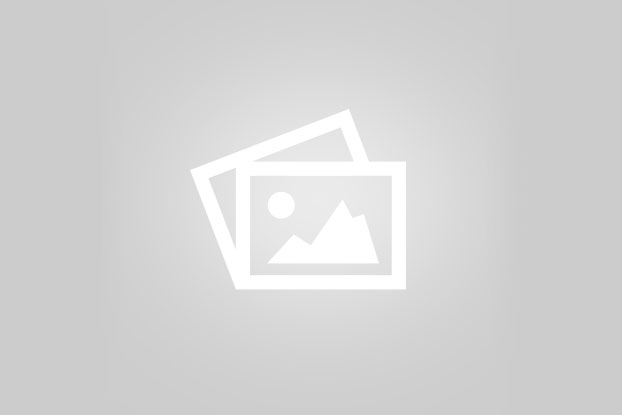
#> input picture apps/app-template/flutter_mixed/images/default.jpg, 622 x 415 px
$ python autoExportAppIcon.py ../../../../../apps/app-template/flutter_mixed/images/default.jpg   (older library calls are emulated)
#> lines starting #> are read from the running program, lines starting #| are printed output that depends on the picture
#!/usr/bin/env python
# coding: utf-8

import sys
import os

try:
    from PIL import Image
except:
    print ('\033[31m' + '缺少Image模块，正在安装Image模块，请等待...' + '\033[0m')
    success = os.system('python -m pip install Image')
    if success == 0:
      print('\033[7;32m' + 'Image模块安装成功.' + '\033[0m')
      from PIL import Image
    else:
      print ('\033[31m' + 'Image安装失败，请手动在终端执行：\'python -m pip install Image\'重新安装.' + '\033[0m')
      quit()

outPutPath = os.path.expanduser('~') + '/Desktop/AppIcon/'

if not os.path.exists(outPutPath):
    os.mkdir(outPutPath)

if len(sys.argv) <= 1:
    print ('\033[31m' + '请输入图片路径,eg: python autoExportAppIcon.py /path/xxx.png' + '\033[0m')
    quit()

ImageName = sys.argv[1]
# print('图片名字为：' + ImageName)
originImg = ''
try:
    originImg = Image.open(ImageName)
#> originImg is the input picture: PIL image 622x415 RGB; min 204, max 255, mean 212.6
except:
    print ('\033[31m' + '\'' + ImageName + '\'' + '，该文件不是图片文件，请检查文件路径.' + '\033[0m')
    quit()

# 20x20
img0 = originImg.resize((20,20), Image.ANTIALIAS)
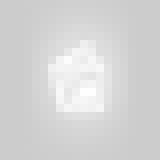
#> img0: PIL image 20x20 RGB (shown 8 times larger); min 204, max 254, mean 212.5
img1 = originImg.resize((40,40), Image.ANTIALIAS)
img2 = originImg.resize((60,60), Image.ANTIALIAS)
img0.save(outPutPath + 'appIcon20x20.png',"png")
img1.save(outPutPath + 'appIcon20x20@2x.png',"png")
img2.save(outPutPath + 'appIcon20x20@3x.png',"png")

# 29x29
img3 = originImg.resize((29,29), Image.ANTIALIAS)
img4 = originImg.resize((58,58), Image.ANTIALIAS)
img5 = originImg.resize((87,87), Image.ANTIALIAS)
img3.save(outPutPath + 'appIcon29x29.png',"png")
img4.save(outPutPath + 'appIcon29x29@2x.png',"png")
img5.save(outPutPath + 'appIcon29x29@3x.png',"png")

# 40x40
img6 = originImg.resize((40,40), Image.ANTIALIAS)
img7 = originImg.resize((80,80), Image.ANTIALIAS)
img8 = originImg.resize((120,120), Image.ANTIALIAS)
img6.save(outPutPath + 'appIcon40x40.png',"png")
img7.save(outPutPath + 'appIcon40x40@2x.png',"png")
img8.save(outPutPath + 'appIcon40x40@3x.png',"png")

# 60x60
img9 = originImg.resize((120,120), Image.ANTIALIAS)
img10 = originImg.resize((180,180), Image.ANTIALIAS)
img9.save(outPutPath + 'appIcon60x60@2x.png',"png")
img10.save(outPutPath + 'appIcon60x60@3x.png',"png")

# ipad
img11 = originImg.resize((76,76), Image.ANTIALIAS)
img12 = originImg.resize((152,152), Image.ANTIALIAS)
img13 = originImg.resize((167,167), Image.ANTIALIAS)
img11.save(outPutPath + 'appIcon76x76.png',"png")
img12.save(outPutPath + 'appIcon76x76@2x.png',"png")
img13.save(outPutPath + 'appIcon83.5x83.5@2x.png',"png")

# ios-marketing
img14 = originImg.resize((1024,1024), Image.ANTIALIAS)
img14.save(outPutPath + 'appIcon1024x1024.png',"png")

# 创建Contents.json文件

content = '''
{
  "images" : [
    {
      "idiom" : "iphone",
      "size" : "20x20",
      "filename" : "appIcon20x20@2x.png",
      "scale" : "2x"
    },
    {
      "idiom" : "iphone",
      "size" : "20x20",
      "filename" : "appIcon20x20@3x.png",
      "scale" : "3x"
    },
    {
      "size" : "29x29",
      "idiom" : "iphone",
      "filename" : "appIcon29x29.png",
      "scale" : "1x"
    },
    {
      "size" : "29x29",
      "idiom" : "iphone",
      "filename" : "appIcon29x29@2x.png",
      "scale" : "2x"
    },
    {
      "size" : "29x29",
      "idiom" : "iphone",
      "filename" : "appIcon29x29@3x.png",
      "scale" : "3x"
    },
    {
      "size" : "40x40",
      "idiom" : "iphone",
      "filename" : "appIcon40x40@2x.png",
      "scale" : "2x"
    },
    {
      "size" : "40x40",
      "idiom" : "iphone",
      "filename" : "appIcon40x40@3x.png",
      "scale" : "3x"
    },
    {
      "size" : "60x60",
      "idiom" : "iphone",
      "filename" : "appIcon60x60@2x.png",
      "scale" : "2x"
    },
    {
      "size" : "60x60",
      "idiom" : "iphone",
      "filename" : "appIcon60x60@3x.png",
      "scale" : "3x"
    },
    {
      "idiom" : "ipad",
      "size" : "20x20",
      "filename" : "appIcon20x20.png",
      "scale" : "1x"
    },
    {
      "idiom" : "ipad",
      "size" : "20x20",
      "filename" : "appIcon20x20@2x.png",
      "scale" : "2x"
    },
    {
      "size" : "29x29",
      "idiom" : "ipad",
      "filename" : "appIcon29x29.png",
      "scale" : "1x"
    },
    {
      "size" : "29x29",
      "idiom" : "ipad",
      "filename" : "appIcon29x29@2x.png",
      "scale" : "2x"
    },
    {
      "size" : "40x40",
      "idiom" : "ipad",
      "filename" : "appIcon40x40.png",
      "scale" : "1x"
    },
    {
      "size" : "40x40",
      "idiom" : "ipad",
      "filename" : "appIcon40x40@2x.png",
      "scale" : "2x"
    },
    {
      "size" : "76x76",
      "idiom" : "ipad",
      "filename" : "appIcon76x76.png",
      "scale" : "1x"
    },
    {
      "size" : "76x76",
      "idiom" : "ipad",
      "filename" : "appIcon76x76@2x.png",
      "scale" : "2x"
    },
    {
      "size" : "83.5x83.5",
      "idiom" : "ipad",
      "filename" : "appIcon83.5x83.5@2x.png",
      "scale" : "2x"
    },
    {
      "size" : "1024x1024",
      "idiom" : "ios-marketing",
      "filename" : "appIcon1024x1024.png",
      "scale" : "1x"
    }
  ],
  "info" : {
    "version" : 1,
    "author" : "xcode"
  }
}
'''
f = open(outPutPath + 'Contents.json', 'w')
f.write(content)

print('\033[7;32m' + '文件输出文件夹：' + outPutPath + '\033[0m')
os.system('open ' + outPutPath)
